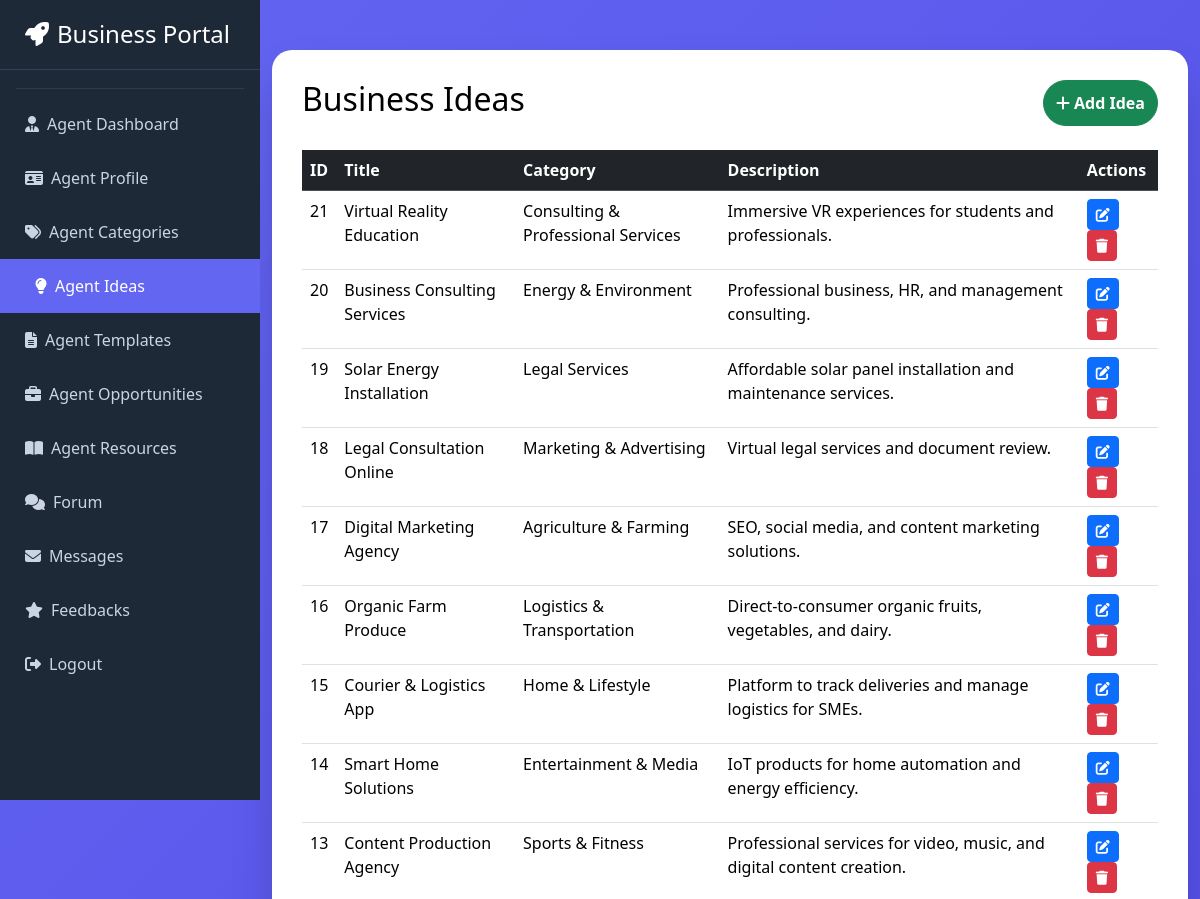
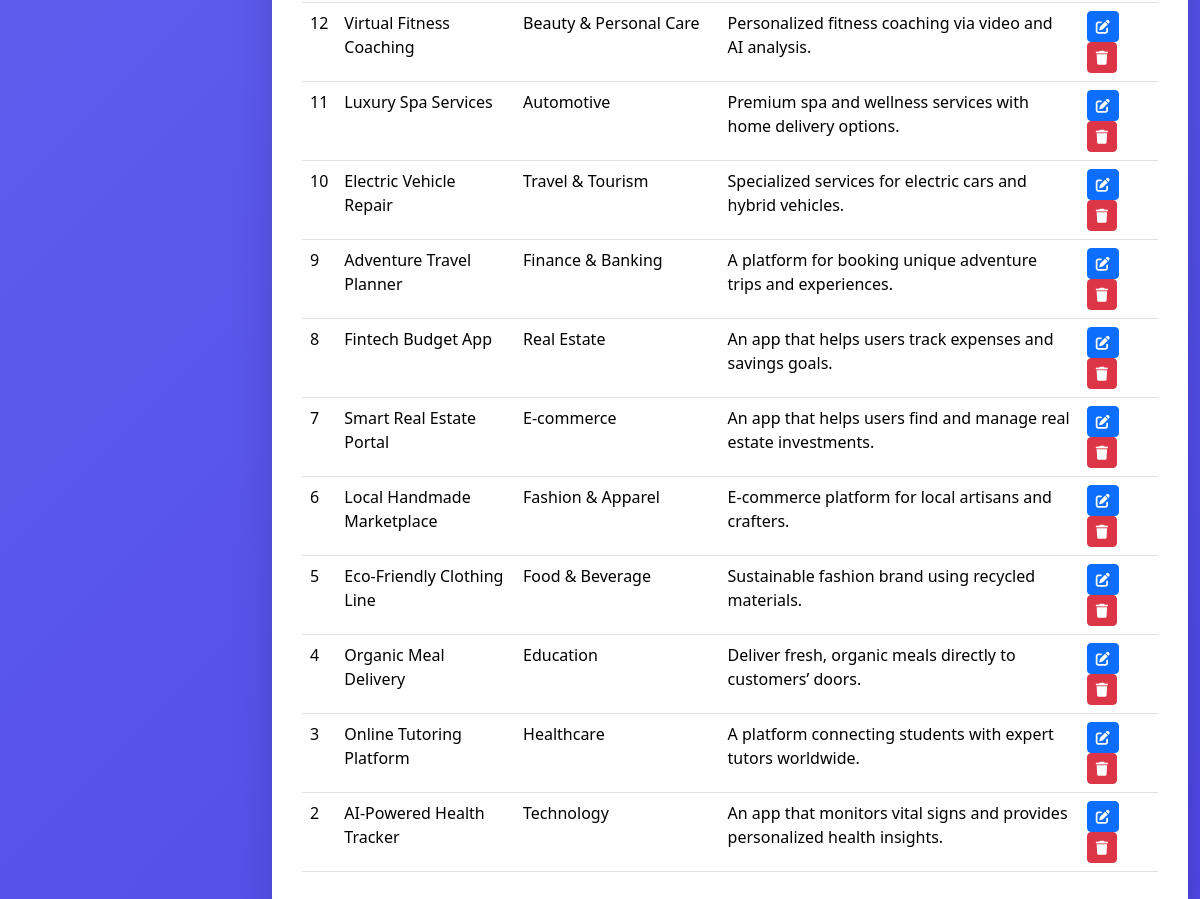
Screenshot of /agent/agent_ideas.php (signed in) with the database file from the repository (2 pictures, top to bottom).
### tables this page shows
CREATE TABLE `business_ideas` (
  `id` int(11) NOT NULL,
  `agent_id` int(11) NOT NULL COMMENT 'FK to users',
  `category_id` int(11) NOT NULL COMMENT 'FK to business_categories',
  `title` varchar(255) NOT NULL,
  `description` text NOT NULL,
  `created_at` timestamp NOT NULL DEFAULT current_timestamp(),
  `updated_at` timestamp NOT NULL DEFAULT current_timestamp() ON UPDATE current_timestamp()
);

CREATE TABLE `business_categories` (
  `id` int(11) NOT NULL,
  `name` varchar(100) NOT NULL,
  `description` text DEFAULT NULL,
  `created_at` timestamp NOT NULL DEFAULT current_timestamp()
);

### agent/agent_ideas.php (the view, shortened to what this page needs)
<?php
include 'config.php';
$ideas_query = mysqli_query($conn, "
    SELECT bi.*, bc.name AS category_name
    FROM business_ideas bi
    JOIN business_categories bc ON bc.id = bi.category_id
    WHERE bi.agent_id=".$_SESSION['user_id']."
    ORDER BY bi.id DESC
");
?>
<!DOCTYPE html>
<html lang="en">
<head>
<link href="https://cdn.jsdelivr.net/npm/bootstrap@5.3.3/dist/css/bootstrap.min.css" rel="stylesheet">
<link href="https://cdnjs.cloudflare.com/ajax/libs/font-awesome/6.5.0/css/all.min.css" rel="stylesheet">
</head>
<body>
<?php include 'sidebar.php'; ?>
<div class="container">
    <div class="ideas-card">
        <div class="d-flex justify-content-between mb-4">
            <h2 class="text-dark">Business Ideas</h2>
            <button class="btn btn-success btn-action" data-bs-toggle="modal" data-bs-target="#addIdeaModal">
                <i class="fas fa-plus"></i> Add Idea
            </button>
        </div>
        <table class="table table-hover">
            <thead class="table-dark">
                <tr>
                    <th>ID</th>
                    <th>Title</th>
                    <th>Category</th>
                    <th>Description</th>
                    <th>Actions</th>
                </tr>
            </thead>
            <tbody>
            <?php while($idea = mysqli_fetch_assoc($ideas_query)): ?>
                <tr>
                    <td><?= $idea['id'] ?></td>
                    <td><?= htmlspecialchars($idea['title']) ?></td>
                    <td><?= htmlspecialchars($idea['category_name']) ?></td>
                    <td><?= htmlspecialchars($idea['description']) ?></td>
                    <td>
                        <button class="btn btn-primary btn-sm" data-bs-toggle="modal" data-bs-target="#editIdeaModal<?= $idea['id'] ?>">
                            <i class="fas fa-edit"></i>
                        </button>
                        <form method="POST" class="d-inline">
                            <button type="submit" name="delete_idea" class="btn btn-danger btn-sm">
                                <i class="fas fa-trash"></i>
                            </button>
                        </form>
                    </td>
                </tr>
            <?php endwhile; ?>
            </tbody>
        </table>
    </div>
</div>
</body>
</html>

### agent/agent_ideas.php (style rules this page uses)
body { background: linear-gradient(135deg, #6366f1 0%, #4f46e5 100%); min-height: 100vh; margin-left: 260px; color: #fff; }
.ideas-card { max-width: 1000px; margin: 50px auto; background: #fff; border-radius: 20px; padding: 30px; color: #000; box-shadow: 0 25px 50px -12px rgba(0,0,0,0.25); }
.btn-action { border-radius: 50px; font-weight: bold; }
.text-dark { color: #000 !important; }

### agent/sidebar.php (style rules this page uses)
:root { --primary: #6366f1; --dark: #1e2937; }

### rows the page displays
business_ideas: id "21", title "Virtual Reality Education", category.name "Consulting & Professional Services", description "Immersive VR experiences for students and professionals."
business_ideas: id "20", title "Business Consulting Services", category.name "Energy & Environment", description "Professional business, HR, and management consulting."
business_ideas: id "19", title "Solar Energy Installation", category.name "Legal Services", description "Affordable solar panel installation and maintenance services."
business_ideas: id "18", title "Legal Consultation Online", category.name "Marketing & Advertising", description "Virtual legal services and document review."
business_ideas: id "17", title "Digital Marketing Agency", category.name "Agriculture & Farming", description "SEO, social media, and content marketing solutions."
business_ideas: id "16", title "Organic Farm Produce", category.name "Logistics & Transportation", description "Direct-to-consumer organic fruits, vegetables, and dairy."
business_ideas: id "15", title "Courier & Logistics App", category.name "Home & Lifestyle", description "Platform to track deliveries and manage logistics for SMEs."
business_ideas: id "14", title "Smart Home Solutions", category.name "Entertainment & Media", description "IoT products for home automation and energy efficiency."
business_ideas: id "13", title "Content Production Agency", category.name "Sports & Fitness", description "Professional services for video, music, and digital content creation."
business_ideas: id "12", title "Virtual Fitness Coaching", category.name "Beauty & Personal Care", description "Personalized fitness coaching via video and AI analysis."
business_ideas: id "11", title "Luxury Spa Services", category.name "Automotive", description "Premium spa and wellness services with home delivery options."
business_ideas: id "10", title "Electric Vehicle Repair", category.name "Travel & Tourism", description "Specialized services for electric cars and hybrid vehicles."
business_ideas: id "9", title "Adventure Travel Planner", category.name "Finance & Banking", description "A platform for booking unique adventure trips and experiences."
business_ideas: id "8", title "Fintech Budget App", category.name "Real Estate", description "An app that helps users track expenses and savings goals."
business_ideas: id "7", title "Smart Real Estate Portal", category.name "E-commerce", description "An app that helps users find and manage real estate investments."
business_ideas: id "6", title "Local Handmade Marketplace", category.name "Fashion & Apparel", description "E-commerce platform for local artisans and crafters."
business_ideas: id "5", title "Eco-Friendly Clothing Line", category.name "Food & Beverage", description "Sustainable fashion brand using recycled materials."
business_ideas: id "4", title "Organic Meal Delivery", category.name "Education", description "Deliver fresh, organic meals directly to customers’ doors."
business_ideas: id "3", title "Online Tutoring Platform", category.name "Healthcare", description "A platform connecting students with expert tutors worldwide."
business_ideas: id "2", title "AI-Powered Health Tracker", category.name "Technology", description "An app that monitors vital signs and provides personalized health insights."
